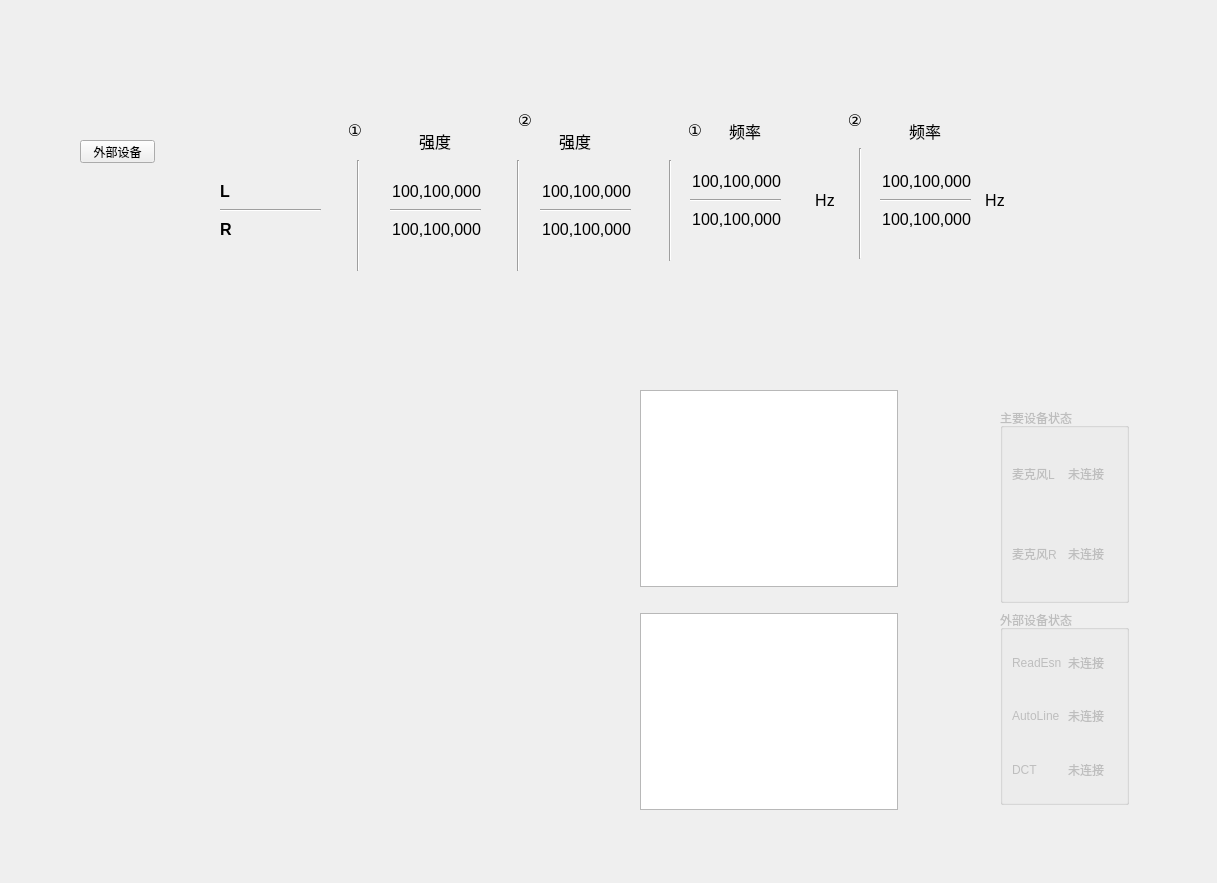
<?xml version="1.0" encoding="UTF-8"?>
<ui version="4.0">
 <class>TempForm</class>
 <widget class="QWidget" name="TempForm">
  <property name="geometry">
   <rect>
    <x>0</x>
    <y>0</y>
    <width>1217</width>
    <height>883</height>
   </rect>
  </property>
  <property name="windowTitle">
   <string>Form</string>
  </property>
  <widget class="QGroupBox" name="groupBox_7">
   <property name="enabled">
    <bool>false</bool>
   </property>
   <property name="geometry">
    <rect>
     <x>1000</x>
     <y>408</y>
     <width>129</width>
     <height>195</height>
    </rect>
   </property>
   <property name="title">
    <string>主要设备状态</string>
   </property>
   <layout class="QVBoxLayout" name="verticalLayout_16">
    <item>
     <layout class="QVBoxLayout" name="verticalLayout_15">
      <item>
       <layout class="QHBoxLayout" name="horizontalLayout_23">
        <item>
         <widget class="QLabel" name="label_7">
          <property name="text">
           <string>麦克风L</string>
          </property>
         </widget>
        </item>
        <item>
         <widget class="QLabel" name="label_inkjet_status">
          <property name="text">
           <string>未连接</string>
          </property>
         </widget>
        </item>
       </layout>
      </item>
      <item>
       <layout class="QHBoxLayout" name="horizontalLayout_22">
        <item>
         <widget class="QLabel" name="label_11">
          <property name="text">
           <string>麦克风R</string>
          </property>
         </widget>
        </item>
        <item>
         <widget class="QLabel" name="label_alarmlight_status">
          <property name="text">
           <string>未连接</string>
          </property>
         </widget>
        </item>
       </layout>
      </item>
     </layout>
    </item>
   </layout>
  </widget>
  <widget class="QGroupBox" name="groupBox_8">
   <property name="enabled">
    <bool>false</bool>
   </property>
   <property name="geometry">
    <rect>
     <x>1000</x>
     <y>610</y>
     <width>129</width>
     <height>195</height>
    </rect>
   </property>
   <property name="title">
    <string>外部设备状态</string>
   </property>
   <layout class="QVBoxLayout" name="verticalLayout_17">
    <item>
     <layout class="QVBoxLayout" name="verticalLayout_18">
      <item>
       <layout class="QHBoxLayout" name="horizontalLayout_25">
        <item>
         <widget class="QLabel" name="label_14">
          <property name="text">
           <string>ReadEsn</string>
          </property>
         </widget>
        </item>
        <item>
         <widget class="QLabel" name="label_alarmlight_status_2">
          <property name="text">
           <string>未连接</string>
          </property>
         </widget>
        </item>
       </layout>
      </item>
      <item>
       <layout class="QHBoxLayout" name="horizontalLayout_26">
        <item>
         <widget class="QLabel" name="label_16">
          <property name="text">
           <string>AutoLine</string>
          </property>
         </widget>
        </item>
        <item>
         <widget class="QLabel" name="label_alarmlight_status_3">
          <property name="text">
           <string>未连接</string>
          </property>
         </widget>
        </item>
       </layout>
      </item>
      <item>
       <layout class="QHBoxLayout" name="horizontalLayout_24">
        <item>
         <widget class="QLabel" name="label_8">
          <property name="text">
           <string>DCT</string>
          </property>
         </widget>
        </item>
        <item>
         <widget class="QLabel" name="label_inkjet_status_2">
          <property name="text">
           <string>未连接</string>
          </property>
         </widget>
        </item>
       </layout>
      </item>
     </layout>
    </item>
   </layout>
  </widget>
  <widget class="QWidget" name="layoutWidget">
   <property name="geometry">
    <rect>
     <x>640</x>
     <y>390</y>
     <width>258</width>
     <height>420</height>
    </rect>
   </property>
   <layout class="QVBoxLayout" name="verticalLayout_6">
    <item>
     <widget class="QGraphicsView" name="graphicsView4WaveL"/>
    </item>
    <item>
     <spacer name="verticalSpacer">
      <property name="orientation">
       <enum>Qt::Vertical</enum>
      </property>
      <property name="sizeType">
       <enum>QSizePolicy::Fixed</enum>
      </property>
      <property name="sizeHint" stdset="0">
       <size>
        <width>20</width>
        <height>20</height>
       </size>
      </property>
     </spacer>
    </item>
    <item>
     <widget class="QGraphicsView" name="graphicsView4WaveR">
      <property name="font">
       <font>
        <pointsize>14</pointsize>
       </font>
      </property>
     </widget>
    </item>
   </layout>
  </widget>
  <widget class="QLabel" name="label_15">
   <property name="geometry">
    <rect>
     <x>410</x>
     <y>120</y>
     <width>50</width>
     <height>41</height>
    </rect>
   </property>
   <property name="minimumSize">
    <size>
     <width>50</width>
     <height>0</height>
    </size>
   </property>
   <property name="font">
    <font>
     <pointsize>12</pointsize>
    </font>
   </property>
   <property name="text">
    <string>强度</string>
   </property>
   <property name="alignment">
    <set>Qt::AlignCenter</set>
   </property>
  </widget>
  <widget class="Line" name="line_8">
   <property name="geometry">
    <rect>
     <x>350</x>
     <y>160</y>
     <width>16</width>
     <height>111</height>
    </rect>
   </property>
   <property name="orientation">
    <enum>Qt::Vertical</enum>
   </property>
  </widget>
  <widget class="Line" name="line_10">
   <property name="geometry">
    <rect>
     <x>510</x>
     <y>160</y>
     <width>16</width>
     <height>111</height>
    </rect>
   </property>
   <property name="orientation">
    <enum>Qt::Vertical</enum>
   </property>
  </widget>
  <widget class="QWidget" name="layoutWidget_2">
   <property name="geometry">
    <rect>
     <x>220</x>
     <y>180</y>
     <width>101</width>
     <height>61</height>
    </rect>
   </property>
   <layout class="QVBoxLayout" name="verticalLayout_19">
    <item>
     <widget class="QLabel" name="label_OK">
      <property name="font">
       <font>
        <pointsize>12</pointsize>
        <bold>true</bold>
       </font>
      </property>
      <property name="text">
       <string>L</string>
      </property>
     </widget>
    </item>
    <item>
     <widget class="Line" name="line_4">
      <property name="orientation">
       <enum>Qt::Horizontal</enum>
      </property>
     </widget>
    </item>
    <item>
     <widget class="QLabel" name="label_NG">
      <property name="font">
       <font>
        <pointsize>12</pointsize>
        <bold>true</bold>
       </font>
      </property>
      <property name="text">
       <string>R</string>
      </property>
     </widget>
    </item>
   </layout>
  </widget>
  <widget class="Line" name="line_6">
   <property name="geometry">
    <rect>
     <x>660</x>
     <y>160</y>
     <width>20</width>
     <height>101</height>
    </rect>
   </property>
   <property name="orientation">
    <enum>Qt::Vertical</enum>
   </property>
  </widget>
  <widget class="QLabel" name="label_17">
   <property name="geometry">
    <rect>
     <x>720</x>
     <y>110</y>
     <width>50</width>
     <height>41</height>
    </rect>
   </property>
   <property name="minimumSize">
    <size>
     <width>50</width>
     <height>0</height>
    </size>
   </property>
   <property name="font">
    <font>
     <pointsize>12</pointsize>
    </font>
   </property>
   <property name="text">
    <string>频率</string>
   </property>
   <property name="alignment">
    <set>Qt::AlignCenter</set>
   </property>
  </widget>
  <widget class="QLabel" name="label_10">
   <property name="geometry">
    <rect>
     <x>800</x>
     <y>180</y>
     <width>50</width>
     <height>41</height>
    </rect>
   </property>
   <property name="minimumSize">
    <size>
     <width>50</width>
     <height>0</height>
    </size>
   </property>
   <property name="font">
    <font>
     <pointsize>12</pointsize>
    </font>
   </property>
   <property name="text">
    <string>Hz</string>
   </property>
   <property name="alignment">
    <set>Qt::AlignCenter</set>
   </property>
  </widget>
  <widget class="QLabel" name="label_13">
   <property name="geometry">
    <rect>
     <x>900</x>
     <y>110</y>
     <width>50</width>
     <height>41</height>
    </rect>
   </property>
   <property name="minimumSize">
    <size>
     <width>50</width>
     <height>0</height>
    </size>
   </property>
   <property name="font">
    <font>
     <pointsize>12</pointsize>
    </font>
   </property>
   <property name="text">
    <string>频率</string>
   </property>
   <property name="alignment">
    <set>Qt::AlignCenter</set>
   </property>
  </widget>
  <widget class="Line" name="line_9">
   <property name="geometry">
    <rect>
     <x>850</x>
     <y>148</y>
     <width>20</width>
     <height>111</height>
    </rect>
   </property>
   <property name="orientation">
    <enum>Qt::Vertical</enum>
   </property>
  </widget>
  <widget class="QWidget" name="layoutWidget_3">
   <property name="geometry">
    <rect>
     <x>880</x>
     <y>170</y>
     <width>91</width>
     <height>61</height>
    </rect>
   </property>
   <layout class="QVBoxLayout" name="verticalLayout_20">
    <item>
     <widget class="QLabel" name="label_OK_number_2">
      <property name="font">
       <font>
        <pointsize>12</pointsize>
        <bold>false</bold>
       </font>
      </property>
      <property name="text">
       <string>100,100,000</string>
      </property>
      <property name="alignment">
       <set>Qt::AlignRight|Qt::AlignTrailing|Qt::AlignVCenter</set>
      </property>
     </widget>
    </item>
    <item>
     <widget class="Line" name="line_11">
      <property name="orientation">
       <enum>Qt::Horizontal</enum>
      </property>
     </widget>
    </item>
    <item>
     <widget class="QLabel" name="label_NG_number_2">
      <property name="font">
       <font>
        <pointsize>12</pointsize>
        <bold>false</bold>
       </font>
      </property>
      <property name="text">
       <string>100,100,000</string>
      </property>
      <property name="alignment">
       <set>Qt::AlignRight|Qt::AlignTrailing|Qt::AlignVCenter</set>
      </property>
     </widget>
    </item>
   </layout>
  </widget>
  <widget class="QLabel" name="label_18">
   <property name="geometry">
    <rect>
     <x>830</x>
     <y>100</y>
     <width>50</width>
     <height>41</height>
    </rect>
   </property>
   <property name="minimumSize">
    <size>
     <width>50</width>
     <height>0</height>
    </size>
   </property>
   <property name="font">
    <font>
     <pointsize>12</pointsize>
    </font>
   </property>
   <property name="text">
    <string>②</string>
   </property>
   <property name="alignment">
    <set>Qt::AlignCenter</set>
   </property>
  </widget>
  <widget class="QWidget" name="layoutWidget_4">
   <property name="geometry">
    <rect>
     <x>690</x>
     <y>170</y>
     <width>91</width>
     <height>61</height>
    </rect>
   </property>
   <layout class="QVBoxLayout" name="verticalLayout_21">
    <item>
     <widget class="QLabel" name="label_OK_number_4">
      <property name="font">
       <font>
        <pointsize>12</pointsize>
        <bold>false</bold>
       </font>
      </property>
      <property name="text">
       <string>100,100,000</string>
      </property>
      <property name="alignment">
       <set>Qt::AlignRight|Qt::AlignTrailing|Qt::AlignVCenter</set>
      </property>
     </widget>
    </item>
    <item>
     <widget class="Line" name="line_13">
      <property name="orientation">
       <enum>Qt::Horizontal</enum>
      </property>
     </widget>
    </item>
    <item>
     <widget class="QLabel" name="label_NG_number_4">
      <property name="font">
       <font>
        <pointsize>12</pointsize>
        <bold>false</bold>
       </font>
      </property>
      <property name="text">
       <string>100,100,000</string>
      </property>
      <property name="alignment">
       <set>Qt::AlignRight|Qt::AlignTrailing|Qt::AlignVCenter</set>
      </property>
     </widget>
    </item>
   </layout>
  </widget>
  <widget class="QLabel" name="label_19">
   <property name="geometry">
    <rect>
     <x>550</x>
     <y>120</y>
     <width>50</width>
     <height>41</height>
    </rect>
   </property>
   <property name="minimumSize">
    <size>
     <width>50</width>
     <height>0</height>
    </size>
   </property>
   <property name="font">
    <font>
     <pointsize>12</pointsize>
    </font>
   </property>
   <property name="text">
    <string>强度</string>
   </property>
   <property name="alignment">
    <set>Qt::AlignCenter</set>
   </property>
  </widget>
  <widget class="QLabel" name="label_9">
   <property name="geometry">
    <rect>
     <x>970</x>
     <y>180</y>
     <width>50</width>
     <height>41</height>
    </rect>
   </property>
   <property name="minimumSize">
    <size>
     <width>50</width>
     <height>0</height>
    </size>
   </property>
   <property name="font">
    <font>
     <pointsize>12</pointsize>
    </font>
   </property>
   <property name="text">
    <string>Hz</string>
   </property>
   <property name="alignment">
    <set>Qt::AlignCenter</set>
   </property>
  </widget>
  <widget class="QWidget" name="layoutWidget_5">
   <property name="geometry">
    <rect>
     <x>540</x>
     <y>180</y>
     <width>91</width>
     <height>61</height>
    </rect>
   </property>
   <layout class="QVBoxLayout" name="verticalLayout_22">
    <item>
     <widget class="QLabel" name="label_OK_number_3">
      <property name="font">
       <font>
        <pointsize>12</pointsize>
        <bold>false</bold>
       </font>
      </property>
      <property name="text">
       <string>100,100,000</string>
      </property>
      <property name="alignment">
       <set>Qt::AlignRight|Qt::AlignTrailing|Qt::AlignVCenter</set>
      </property>
     </widget>
    </item>
    <item>
     <widget class="Line" name="line_12">
      <property name="orientation">
       <enum>Qt::Horizontal</enum>
      </property>
     </widget>
    </item>
    <item>
     <widget class="QLabel" name="label_NG_number_3">
      <property name="font">
       <font>
        <pointsize>12</pointsize>
        <bold>false</bold>
       </font>
      </property>
      <property name="text">
       <string>100,100,000</string>
      </property>
      <property name="alignment">
       <set>Qt::AlignRight|Qt::AlignTrailing|Qt::AlignVCenter</set>
      </property>
     </widget>
    </item>
   </layout>
  </widget>
  <widget class="QWidget" name="layoutWidget_6">
   <property name="geometry">
    <rect>
     <x>390</x>
     <y>180</y>
     <width>91</width>
     <height>61</height>
    </rect>
   </property>
   <layout class="QVBoxLayout" name="verticalLayout_23">
    <item>
     <widget class="QLabel" name="label_OK_number">
      <property name="font">
       <font>
        <pointsize>12</pointsize>
        <bold>false</bold>
       </font>
      </property>
      <property name="text">
       <string>100,100,000</string>
      </property>
      <property name="alignment">
       <set>Qt::AlignRight|Qt::AlignTrailing|Qt::AlignVCenter</set>
      </property>
     </widget>
    </item>
    <item>
     <widget class="Line" name="line_7">
      <property name="orientation">
       <enum>Qt::Horizontal</enum>
      </property>
     </widget>
    </item>
    <item>
     <widget class="QLabel" name="label_NG_number">
      <property name="font">
       <font>
        <pointsize>12</pointsize>
        <bold>false</bold>
       </font>
      </property>
      <property name="text">
       <string>100,100,000</string>
      </property>
      <property name="alignment">
       <set>Qt::AlignRight|Qt::AlignTrailing|Qt::AlignVCenter</set>
      </property>
     </widget>
    </item>
   </layout>
  </widget>
  <widget class="QLabel" name="label_20">
   <property name="geometry">
    <rect>
     <x>330</x>
     <y>110</y>
     <width>50</width>
     <height>41</height>
    </rect>
   </property>
   <property name="minimumSize">
    <size>
     <width>50</width>
     <height>0</height>
    </size>
   </property>
   <property name="font">
    <font>
     <pointsize>12</pointsize>
    </font>
   </property>
   <property name="text">
    <string>①</string>
   </property>
   <property name="alignment">
    <set>Qt::AlignCenter</set>
   </property>
  </widget>
  <widget class="QLabel" name="label_22">
   <property name="geometry">
    <rect>
     <x>670</x>
     <y>110</y>
     <width>50</width>
     <height>41</height>
    </rect>
   </property>
   <property name="minimumSize">
    <size>
     <width>50</width>
     <height>0</height>
    </size>
   </property>
   <property name="font">
    <font>
     <pointsize>12</pointsize>
    </font>
   </property>
   <property name="text">
    <string>①</string>
   </property>
   <property name="alignment">
    <set>Qt::AlignCenter</set>
   </property>
  </widget>
  <widget class="QLabel" name="label_23">
   <property name="geometry">
    <rect>
     <x>500</x>
     <y>100</y>
     <width>50</width>
     <height>41</height>
    </rect>
   </property>
   <property name="minimumSize">
    <size>
     <width>50</width>
     <height>0</height>
    </size>
   </property>
   <property name="font">
    <font>
     <pointsize>12</pointsize>
    </font>
   </property>
   <property name="text">
    <string>②</string>
   </property>
   <property name="alignment">
    <set>Qt::AlignCenter</set>
   </property>
  </widget>
  <widget class="QPushButton" name="btnSetting4Devices">
   <property name="geometry">
    <rect>
     <x>80</x>
     <y>140</y>
     <width>75</width>
     <height>23</height>
    </rect>
   </property>
   <property name="text">
    <string>外部设备</string>
   </property>
  </widget>
 </widget>
 <resources/>
 <connections/>
</ui>
